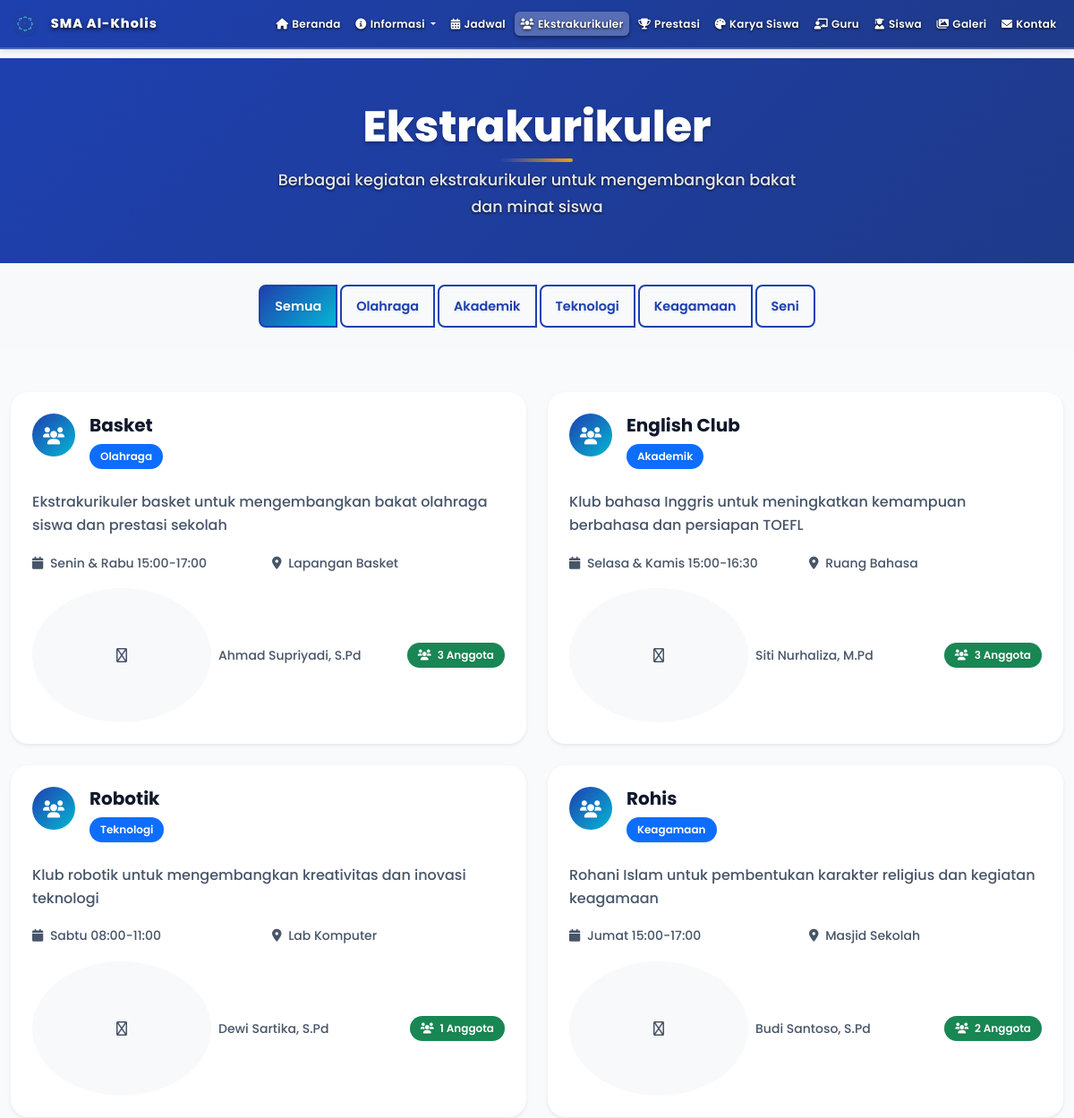
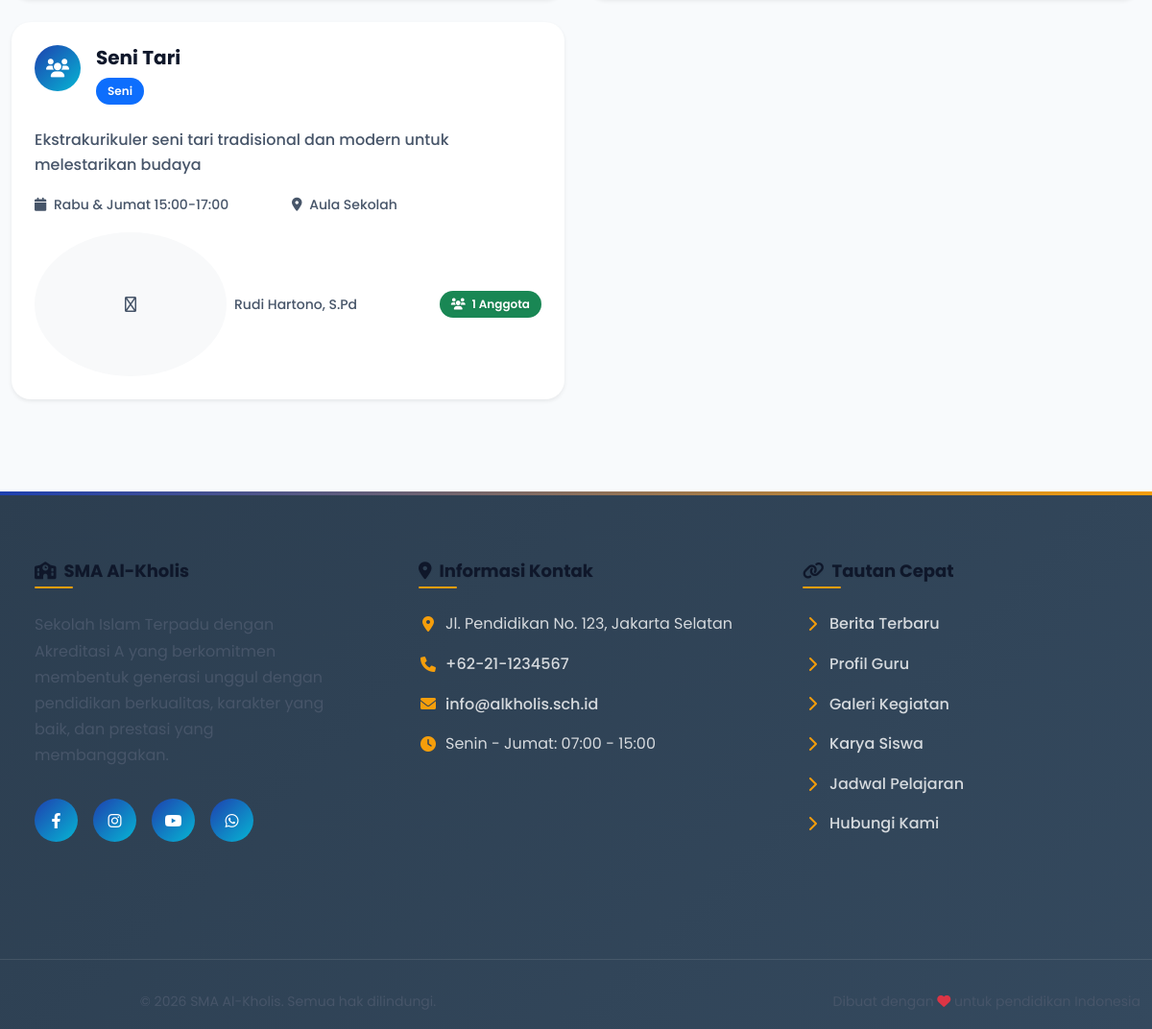
/ekstrakurikuler.php, run on the app's committed database (2 pictures, top to bottom).
### tables this page shows
CREATE TABLE IF NOT EXISTS ekstrakurikuler (
    id INT AUTO_INCREMENT PRIMARY KEY,
    nama VARCHAR(255) NOT NULL,
    deskripsi TEXT,
    pembina_id INT,
    kategori VARCHAR(100),
    jadwal VARCHAR(255),
    tempat VARCHAR(255),
    kuota INT DEFAULT 30,
    status ENUM('active', 'inactive') DEFAULT 'active',
    created_at TIMESTAMP DEFAULT CURRENT_TIMESTAMP,
    updated_at TIMESTAMP DEFAULT CURRENT_TIMESTAMP ON UPDATE CURRENT_TIMESTAMP,
    FOREIGN KEY (pembina_id) REFERENCES guru(id) ON DELETE SET NULL
);

CREATE TABLE IF NOT EXISTS guru (
    id INT AUTO_INCREMENT PRIMARY KEY,
    nama VARCHAR(100) NOT NULL,
    nip VARCHAR(20) UNIQUE,
    jabatan VARCHAR(100) DEFAULT 'Guru',
    mata_pelajaran VARCHAR(100),
    email VARCHAR(100),
    phone VARCHAR(20),
    alamat TEXT,
    image VARCHAR(500),
    bio TEXT,
    status ENUM('active', 'inactive') DEFAULT 'active',
    created_at TIMESTAMP DEFAULT CURRENT_TIMESTAMP,
    updated_at TIMESTAMP DEFAULT CURRENT_TIMESTAMP ON UPDATE CURRENT_TIMESTAMP
);

### ekstrakurikuler.php (the view, shortened to what this page needs)
<?php
require_once 'includes/header.php';
try {
    $pdo = getDBConnection();
    $query = "SELECT e.*, g.nama as nama_pembina, g.image as foto_pembina,
              (SELECT COUNT(*) FROM siswa_ekstrakurikuler se WHERE se.ekstrakurikuler_id = e.id AND se.status = 'active') as jumlah_anggota
              FROM ekstrakurikuler e
              LEFT JOIN guru g ON e.pembina_id = g.id
              WHERE e.status = 'active'
              ORDER BY e.nama";
    $stmt = $pdo->prepare($query);
    $stmt->execute();
    $ekstrakurikuler_data = $stmt->fetchAll(PDO::FETCH_ASSOC);
    $categories = array_unique(array_column($ekstrakurikuler_data, 'kategori'));
    $categories = array_filter($categories);
} catch (Exception $e) {
    error_log("Ekstrakurikuler Error: " . $e->getMessage());
    $ekstrakurikuler_data = [];
    $categories = [];
}
?>
<section class="bg-gradient-primary text-white py-5">
    <div class="container">
        <div class="row justify-content-center text-center">
            <div class="col-lg-8">
                <h1 class="section-title text-white mb-3">Ekstrakurikuler</h1>
                <p class="section-subtitle text-white-50">
                    Berbagai kegiatan ekstrakurikuler untuk mengembangkan bakat dan minat siswa
                </p>
            </div>
        </div>
    </div>
</section>
<?php if (!empty($categories)): ?>
<section class="section bg-light py-4">
    <div class="container">
        <div class="row justify-content-center">
            <div class="col-lg-8">
                <div class="filter-container text-center">
                    <div class="btn-group" role="group" aria-label="Filter Ekstrakurikuler">
                        <button type="button" class="btn btn-outline-primary active" data-filter="all">
                            Semua
                        </button>
                        <?php foreach ($categories as $category): ?>
                        <button type="button" class="btn btn-outline-primary" data-filter="<?php echo htmlspecialchars($category); ?>">
                            <?php echo htmlspecialchars($category); ?>
                        </button>
                        <?php endforeach; ?>
                    </div>
                </div>
            </div>
        </div>
    </div>
</section>
<?php endif; ?>
<section class="section py-5">
    <div class="container">
        <?php if (!empty($ekstrakurikuler_data)): ?>
        <div class="row g-4">
            <?php foreach ($ekstrakurikuler_data as $ekstra): ?>
            <div class="col-lg-6 col-md-6" data-category="<?php echo htmlspecialchars($ekstra['kategori'] ?? ''); ?>">
                <div class="card ekstra-card h-100 border-0 shadow-sm hover-lift">
                    <div class="card-body p-4">
                        <div class="d-flex align-items-start mb-3">
                            <div class="ekstra-icon me-3">
                                <i class="fas fa-users"></i>
                            </div>
                            <div class="flex-grow-1">
                                <h5 class="card-title fw-bold mb-2"><?php echo htmlspecialchars($ekstra['nama']); ?></h5>
                                <?php if (!empty($ekstra['kategori'])): ?>
                                <span class="badge bg-primary mb-2"><?php echo htmlspecialchars($ekstra['kategori']); ?></span>
                                <?php endif; ?>
                            </div>
                        </div>
                        <?php if (!empty($ekstra['deskripsi'])): ?>
                        <p class="card-text text-muted mb-3"><?php echo htmlspecialchars(truncateText($ekstra['deskripsi'], 120)); ?></p>
                        <?php endif; ?>
                        <div class="row g-2 mb-3">
                            <?php if (!empty($ekstra['jadwal'])): ?>
                            <div class="col-6">
                                <small class="text-muted">
                                    <i class="fas fa-calendar me-1"></i>
                                    <?php echo htmlspecialchars($ekstra['jadwal']); ?>
                                </small>
                            </div>
                            <?php endif; ?>
                            <?php if (!empty($ekstra['tempat'])): ?>
                            <div class="col-6">
                                <small class="text-muted">
                                    <i class="fas fa-map-marker-alt me-1"></i>
                                    <?php echo htmlspecialchars($ekstra['tempat']); ?>
                                </small>
                            </div>
                            <?php endif; ?>
                        </div>
                        <div class="d-flex justify-content-between align-items-center">
                            <div class="d-flex align-items-center">
                                                           <?php if (!empty($ekstra['foto_pembina'])): ?>
                           <img src="<?php echo $ekstra['foto_pembina']; ?>"
                                alt="<?php echo htmlspecialchars($ekstra['nama_pembina'] ?? 'Pembina'); ?>"
                                class="rounded-circle me-2"
                                style="width: 200px; height: 150px; object-fit: cover;">
                           <?php else: ?>
                           <div class="bg-light rounded-circle d-flex align-items-center justify-content-center me-2"
                                style="width: 200px; height: 150px;">
                               <i class="fas fa-user-tie text-muted"></i>
                           </div>
                           <?php endif; ?>
                                <small class="text-muted">
                                    <?php echo htmlspecialchars($ekstra['nama_pembina'] ?? 'Pembina'); ?>
                                </small>
                            </div>
                            <div class="text-end">
                                <span class="badge bg-success">
                                    <i class="fas fa-users me-1"></i>
                                    <?php echo $ekstra['jumlah_anggota']; ?> Anggota
                                </span>
                            </div>
                        </div>
                    </div>
                </div>
            </div>
            <?php endforeach; ?>
        </div>
        <?php endif; ?>
    </div>
</section>
<?php require_once 'includes/footer.php'; ?>

### data on the page
ekstrakurikuler: nama "Basket", kategori "Olahraga", deskripsi "Ekstrakurikuler basket untuk mengembangkan bakat olahraga siswa dan prestasi sekolah", jadwal "Senin & Rabu 15:00-17:00", tempat "Lapangan Basket", pembina.nama "Ahmad Supriyadi, S.Pd", jumlah_anggota "3"
ekstrakurikuler: nama "English Club", kategori "Akademik", deskripsi "Klub bahasa Inggris untuk meningkatkan kemampuan berbahasa dan persiapan TOEFL", jadwal "Selasa & Kamis 15:00-16:30", tempat "Ruang Bahasa", pembina.nama "Siti Nurhaliza, M.Pd", jumlah_anggota "3"
ekstrakurikuler: nama "Robotik", kategori "Teknologi", deskripsi "Klub robotik untuk mengembangkan kreativitas dan inovasi teknologi", jadwal "Sabtu 08:00-11:00", tempat "Lab Komputer", pembina.nama "Dewi Sartika, S.Pd", jumlah_anggota "1"
ekstrakurikuler: nama "Rohis", kategori "Keagamaan", deskripsi "Rohani Islam untuk pembentukan karakter religius dan kegiatan keagamaan", jadwal "Jumat 15:00-17:00", tempat "Masjid Sekolah", pembina.nama "Budi Santoso, S.Pd", jumlah_anggota "2"
ekstrakurikuler: nama "Seni Tari", kategori "Seni", deskripsi "Ekstrakurikuler seni tari tradisional dan modern untuk melestarikan budaya", jadwal "Rabu & Jumat 15:00-17:00", tempat "Aula Sekolah", pembina.nama "Rudi Hartono, S.Pd", jumlah_anggota "1"

### other printed values
$category "Olahraga"
$category "Akademik"
$category "Teknologi"
$category "Keagamaan"
$category "Seni"
getSetting('contact_address') "Jl. Pendidikan No. 123, Jakarta Selatan"
getSetting('contact_phone') "+62-21-1234567"
getSetting('contact_email') "info@alkholis.sch.id"
